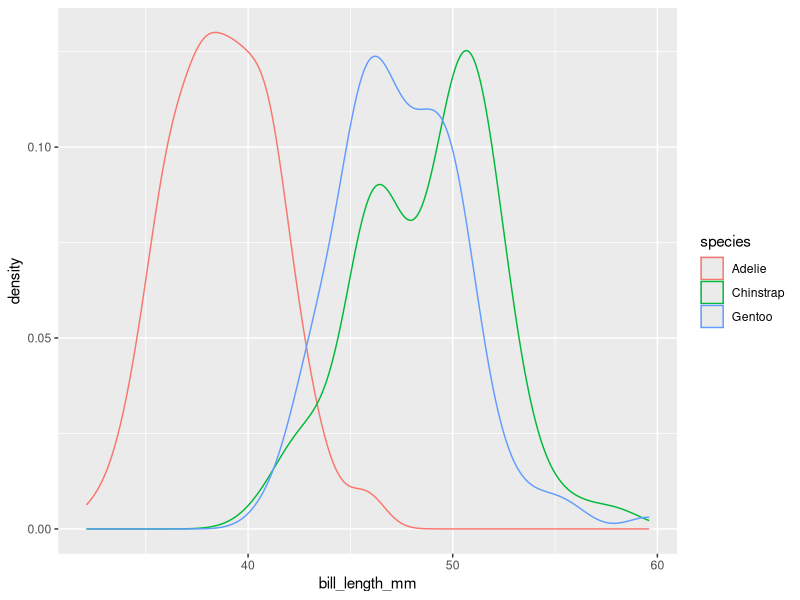
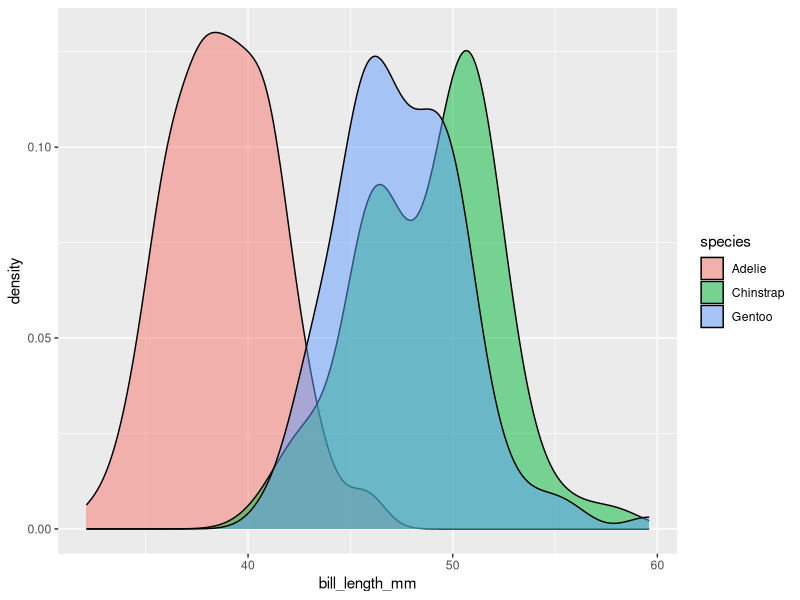

Recreate these plots in R, in order.
## ---- chunk 1
knitr::opts_chunk$set(echo = TRUE)
## ---- chunk 2
library(palmerpenguins)
library(tidyverse)
## ---- chunk 3
ggplot(data = penguins) +
  geom_density(mapping = aes(x = bill_length_mm, color = species))
## ---- chunk 4
penguins %>%
  ggplot() +
  geom_density(mapping = aes(x = bill_length_mm, fill = species), alpha = 0.5)
